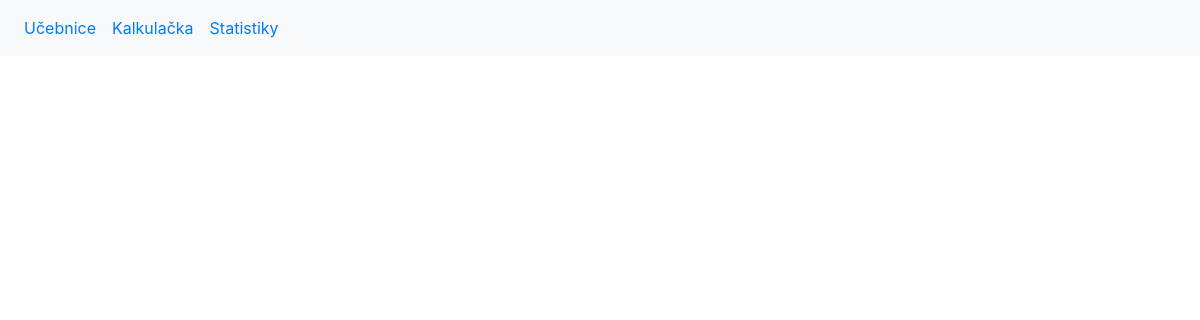
/math_app/, run on an earlier commit of the app's database.
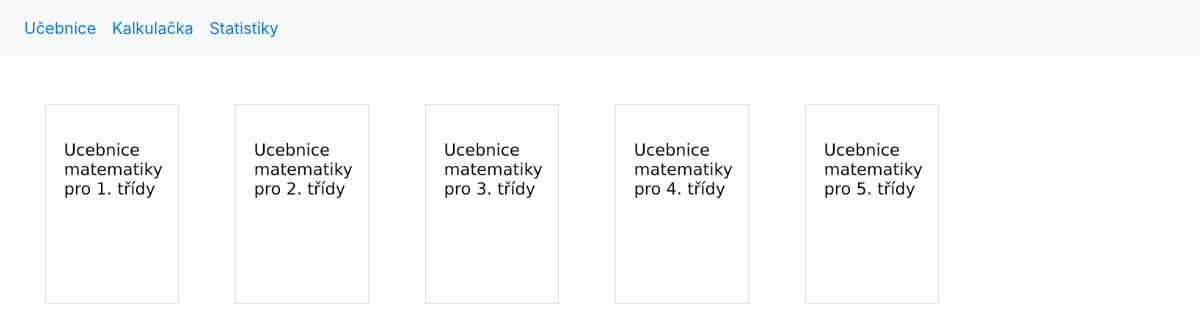
And on a later commit of the database.
### math_app/models.py (models this page shows, shortened)
class Ucebnice(models.Model):
    nazev = models.CharField(max_length=200)
    obrazek = models.ImageField(upload_to=get_image_ucebnice,default=None)
    class Meta:
        verbose_name = "Učebnice"
        verbose_name_plural = "Učebnice"

### math_app/views.py (the view)
# urls.py: path('', views.index, name='index'),
def index(request):
    ucebnice = Ucebnice.objects.all()
    context = {
        'ucebnice': ucebnice
    }
    return render(request, 'index.html', context=context)

### math_app/templates/index.html
{% extends "base.html" %}
{% block content %}
<div class="container mt-5">
    <div class="row">
        {% for u in ucebnice %}
        <div class="col-2">
            <a href="/ucebnice/{{ u.id|add:"-1"}}">
                <img class="border" src={{ u.obrazek.url }} alt={{ u.obrazek.url }} style="max-width:150px;max-height:200px;">
            </a>
        </div>
        {% endfor %}
    </div>
</div>
{% endblock %}

### math_app/templates/base.html (shortened to what this page needs)
<!DOCTYPE html>
<html lang="en">
<head>
    {% load static %}
    <link rel="stylesheet" href={% static '/css/bootstrap.min.css' %}>
</head>
<body>
    <nav class="navbar navbar-expand-md bg-light">
        <ul class="navbar-nav">
            <li class="nav-item">
                <a class="nav-link" href={% url 'index' %}>Učebnice</a>
            </li>
            <li class="nav-item">
                <a class="nav-link" href={% url 'calc' %}>Kalkulačka</a>
            </li>
            <li class="nav-item">
                <a class="nav-link" href={% url 'statistics' %}>Statistiky</a>
            </li>
        </ul>
    </nav>
    {% block content %}
    {% endblock %}
</body>
</html>

What changed in the data, as far as the page shows it:
added Ucebnice: obrazek (picture)
added Ucebnice: obrazek (picture)
added Ucebnice: obrazek (picture)
added Ucebnice: obrazek (picture)
added Ucebnice: obrazek (picture)
